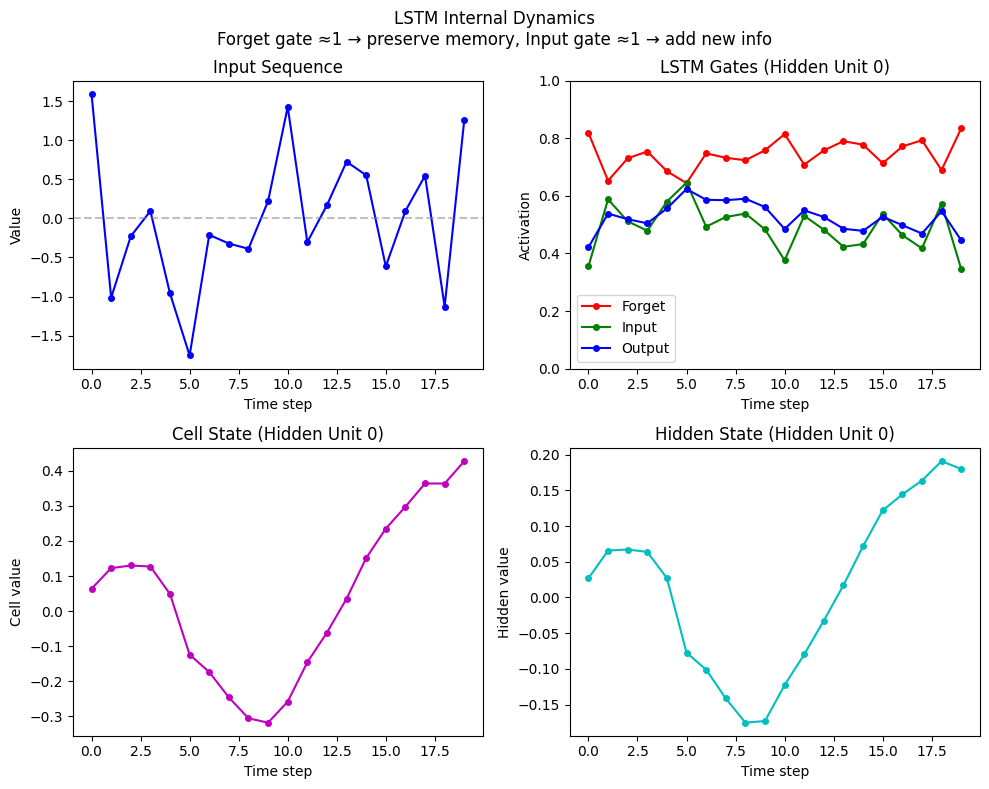

Reproduce this figure in Python.
"""
RNN & LSTM — Paradigm: LEARNED FEATURES (Sequential Memory)

===============================================================
WHAT IT IS (THE CORE IDEA)
===============================================================

Process sequences by maintaining a HIDDEN STATE that gets updated
at each time step. The hidden state is a COMPRESSED MEMORY of the past.

RNN:
    h_t = tanh(W_xh × x_t + W_hh × h_{t-1} + b)

The SAME weights are used at every time step (weight sharing in TIME).
This is like CNNs share weights across SPACE.

===============================================================
THE KEY INSIGHT: HIDDEN STATE = COMPRESSED HISTORY
===============================================================

At time t, the hidden state h_t contains information about:
    x_1, x_2, ..., x_t

But compressed into a fixed-size vector!

This is both powerful (arbitrary length sequences) and limiting
(information must fit in the bottleneck).

===============================================================
THE VANISHING GRADIENT PROBLEM
===============================================================

Backprop through time (BPTT) chains derivatives:
    ∂h_t/∂h_1 = ∂h_t/∂h_{t-1} × ∂h_{t-1}/∂h_{t-2} × ... × ∂h_2/∂h_1

Each term is bounded by max eigenvalue of W_hh.
If |λ_max| < 1: gradient → 0 (vanishes)
If |λ_max| > 1: gradient → ∞ (explodes)

Long sequences = many multiplications = extreme gradients.

RNNs struggle to learn long-range dependencies!

===============================================================
LSTM: LEARNED FORGETTING
===============================================================

LSTM solves vanishing gradients with GATES:

    f_t = σ(W_f × [h_{t-1}, x_t] + b_f)   # Forget gate
    i_t = σ(W_i × [h_{t-1}, x_t] + b_i)   # Input gate
    o_t = σ(W_o × [h_{t-1}, x_t] + b_o)   # Output gate

    c̃_t = tanh(W_c × [h_{t-1}, x_t] + b_c)  # Candidate cell state

    c_t = f_t ⊙ c_{t-1} + i_t ⊙ c̃_t        # Cell state update
    h_t = o_t ⊙ tanh(c_t)                   # Hidden state

THE KEY: The cell state c_t can flow unchanged (when f_t ≈ 1, i_t ≈ 0).
This creates a "gradient highway" through time.

Gates LEARN when to:
    - Forget old information (f_t → 0)
    - Remember new information (i_t → 1)
    - Output the hidden state (o_t → 1)

===============================================================
INDUCTIVE BIAS
===============================================================

1. Sequential processing: order matters
2. Markov-ish: future depends on (compressed) past
3. Weight sharing in time: same dynamics at each step
4. Fixed memory bottleneck: h_t is finite-dimensional

===============================================================
"""

import numpy as np
import matplotlib.pyplot as plt
import sys
sys.path.insert(0, '/Users/sid47/ML Algorithms')
from importlib import import_module
datasets_module = import_module('00_datasets')
accuracy = datasets_module.accuracy


def create_sequence_dataset(n_samples=500, seq_len=10, pattern='sum'):
    """
    Create sequence classification datasets.

    Patterns:
    - 'sum': class = 1 if sum of sequence > 0
    - 'first_last': class = 1 if first and last have same sign
    - 'xor_first_last': class = 1 if xor of (first>0, last>0)
    - 'majority': class = 1 if more positives than negatives
    - 'delayed': class = 1 if first element > 0 (tests long-range memory)
    """
    np.random.seed(42)

    X = np.random.randn(n_samples, seq_len, 1)  # (samples, timesteps, features)
    y = np.zeros(n_samples, dtype=int)

    if pattern == 'sum':
        y = (X.sum(axis=(1, 2)) > 0).astype(int)

    elif pattern == 'first_last':
        first = X[:, 0, 0]
        last = X[:, -1, 0]
        y = ((first > 0) == (last > 0)).astype(int)

    elif pattern == 'xor_first_last':
        first = X[:, 0, 0] > 0
        last = X[:, -1, 0] > 0
        y = (first ^ last).astype(int)

    elif pattern == 'majority':
        y = (np.sum(X > 0, axis=(1, 2)) > seq_len / 2).astype(int)

    elif pattern == 'delayed':
        # Decision based ONLY on first element
        # This tests long-range dependency learning
        y = (X[:, 0, 0] > 0).astype(int)

    # Split
    split = int(0.8 * n_samples)
    return X[:split], X[split:], y[:split], y[split:]


class SimpleRNN:
    """
    Vanilla RNN for sequence classification.

    h_t = tanh(W_xh @ x_t + W_hh @ h_{t-1} + b_h)

    This will STRUGGLE with long sequences (vanishing gradients).
    """

    def __init__(self, input_size, hidden_size, output_size):
        """
        Parameters:
        -----------
        input_size : Dimension of input at each timestep
        hidden_size : Dimension of hidden state
        output_size : Number of output classes
        """
        self.input_size = input_size
        self.hidden_size = hidden_size
        self.output_size = output_size

        # Initialize weights (Xavier initialization)
        scale_xh = np.sqrt(2.0 / (input_size + hidden_size))
        scale_hh = np.sqrt(2.0 / (hidden_size + hidden_size))
        scale_hy = np.sqrt(2.0 / (hidden_size + output_size))

        self.W_xh = np.random.randn(input_size, hidden_size) * scale_xh
        self.W_hh = np.random.randn(hidden_size, hidden_size) * scale_hh
        self.b_h = np.zeros(hidden_size)

        self.W_hy = np.random.randn(hidden_size, output_size) * scale_hy
        self.b_y = np.zeros(output_size)

    def forward(self, X):
        """
        Forward pass through time.

        X shape: (batch_size, seq_len, input_size)
        Returns: final hidden states and all hidden states
        """
        batch_size, seq_len, _ = X.shape

        # Initialize hidden state
        h = np.zeros((batch_size, self.hidden_size))

        # Store all hidden states for backprop
        h_states = [h]

        for t in range(seq_len):
            x_t = X[:, t, :]  # (batch, input_size)

            # RNN update: h_t = tanh(x_t @ W_xh + h_{t-1} @ W_hh + b_h)
            h = np.tanh(x_t @ self.W_xh + h @ self.W_hh + self.b_h)
            h_states.append(h)

        self.h_states = h_states
        self.X = X

        return h, h_states

    def output(self, h):
        """Compute output from final hidden state."""
        return h @ self.W_hy + self.b_y

    def softmax(self, logits):
        """Numerically stable softmax."""
        exp_logits = np.exp(logits - np.max(logits, axis=1, keepdims=True))
        return exp_logits / np.sum(exp_logits, axis=1, keepdims=True)

    def backward(self, y, lr=0.01, clip_value=5.0):
        """
        Backpropagation through time (BPTT).

        This is where vanishing gradients happen!
        """
        batch_size = y.shape[0]
        seq_len = self.X.shape[1]
        h_states = self.h_states

        # Output layer gradient
        h_final = h_states[-1]
        logits = self.output(h_final)
        probs = self.softmax(logits)

        # Cross-entropy gradient
        dlogits = probs.copy()
        dlogits[np.arange(batch_size), y] -= 1
        dlogits /= batch_size

        # Gradients for output layer
        dW_hy = h_final.T @ dlogits
        db_y = np.sum(dlogits, axis=0)

        # Initialize gradients
        dW_xh = np.zeros_like(self.W_xh)
        dW_hh = np.zeros_like(self.W_hh)
        db_h = np.zeros_like(self.b_h)

        # Gradient flowing back through time
        dh_next = dlogits @ self.W_hy.T

        # BPTT: go backwards through time
        for t in reversed(range(seq_len)):
            h_t = h_states[t + 1]
            h_prev = h_states[t]
            x_t = self.X[:, t, :]

            # Gradient through tanh: d/dx tanh(x) = 1 - tanh²(x)
            dtanh = dh_next * (1 - h_t ** 2)

            # Accumulate gradients
            dW_xh += x_t.T @ dtanh
            dW_hh += h_prev.T @ dtanh
            db_h += np.sum(dtanh, axis=0)

            # Gradient to previous hidden state
            dh_next = dtanh @ self.W_hh.T

        # Gradient clipping (prevent explosion)
        for grad in [dW_xh, dW_hh, db_h, dW_hy, db_y]:
            np.clip(grad, -clip_value, clip_value, out=grad)

        # Update weights
        self.W_xh -= lr * dW_xh
        self.W_hh -= lr * dW_hh
        self.b_h -= lr * db_h
        self.W_hy -= lr * dW_hy
        self.b_y -= lr * db_y

    def fit(self, X, y, epochs=100, lr=0.01, verbose=True):
        """Train the RNN."""
        losses = []

        for epoch in range(epochs):
            # Forward
            h_final, _ = self.forward(X)
            logits = self.output(h_final)
            probs = self.softmax(logits)

            # Loss
            loss = -np.mean(np.log(probs[np.arange(len(y)), y] + 1e-10))
            losses.append(loss)

            # Backward
            self.backward(y, lr=lr)

            if verbose and (epoch + 1) % 20 == 0:
                acc = accuracy(y, np.argmax(logits, axis=1))
                print(f"Epoch {epoch+1}/{epochs}, Loss: {loss:.4f}, Acc: {acc:.3f}")

        return losses

    def predict(self, X):
        """Predict class labels."""
        h_final, _ = self.forward(X)
        logits = self.output(h_final)
        return np.argmax(logits, axis=1)


class LSTM:
    """
    Long Short-Term Memory network.

    Solves the vanishing gradient problem with GATES.
    """

    def __init__(self, input_size, hidden_size, output_size):
        self.input_size = input_size
        self.hidden_size = hidden_size
        self.output_size = output_size

        # Combined weight matrices for efficiency
        # W_x: input to all gates (forget, input, output, cell)
        # W_h: hidden to all gates

        combined_size = 4 * hidden_size  # f, i, o, c

        scale_x = np.sqrt(2.0 / (input_size + hidden_size))
        scale_h = np.sqrt(2.0 / (hidden_size + hidden_size))

        self.W_x = np.random.randn(input_size, combined_size) * scale_x
        self.W_h = np.random.randn(hidden_size, combined_size) * scale_h
        self.b = np.zeros(combined_size)

        # Initialize forget gate bias to 1 (helps gradient flow initially)
        self.b[:hidden_size] = 1.0

        # Output layer
        self.W_hy = np.random.randn(hidden_size, output_size) * np.sqrt(2.0 / hidden_size)
        self.b_y = np.zeros(output_size)

    def sigmoid(self, x):
        """Numerically stable sigmoid."""
        return np.where(x >= 0,
                        1 / (1 + np.exp(-x)),
                        np.exp(x) / (1 + np.exp(x)))

    def forward(self, X):
        """
        Forward pass with LSTM cells.

        X shape: (batch_size, seq_len, input_size)
        """
        batch_size, seq_len, _ = X.shape
        hs = self.hidden_size

        # Initialize states
        h = np.zeros((batch_size, hs))
        c = np.zeros((batch_size, hs))

        # Store for backprop
        self.cache = {
            'X': X,
            'h_states': [h],
            'c_states': [c],
            'gates': []  # (f, i, o, c_tilde) at each step
        }

        for t in range(seq_len):
            x_t = X[:, t, :]

            # Compute all gates at once
            gates = x_t @ self.W_x + h @ self.W_h + self.b

            # Split into individual gates
            f = self.sigmoid(gates[:, :hs])           # Forget gate
            i = self.sigmoid(gates[:, hs:2*hs])       # Input gate
            o = self.sigmoid(gates[:, 2*hs:3*hs])     # Output gate
            c_tilde = np.tanh(gates[:, 3*hs:])        # Candidate cell

            # Update cell state: c_t = f ⊙ c_{t-1} + i ⊙ c̃_t
            c = f * c + i * c_tilde

            # Update hidden state: h_t = o ⊙ tanh(c_t)
            h = o * np.tanh(c)

            self.cache['h_states'].append(h)
            self.cache['c_states'].append(c)
            self.cache['gates'].append((f, i, o, c_tilde))

        return h

    def output(self, h):
        """Output layer."""
        return h @ self.W_hy + self.b_y

    def softmax(self, logits):
        exp_logits = np.exp(logits - np.max(logits, axis=1, keepdims=True))
        return exp_logits / np.sum(exp_logits, axis=1, keepdims=True)

    def backward(self, y, lr=0.01, clip_value=5.0):
        """BPTT for LSTM."""
        batch_size = y.shape[0]
        X = self.cache['X']
        seq_len = X.shape[1]
        hs = self.hidden_size

        h_states = self.cache['h_states']
        c_states = self.cache['c_states']
        gates = self.cache['gates']

        # Output gradient
        h_final = h_states[-1]
        logits = self.output(h_final)
        probs = self.softmax(logits)

        dlogits = probs.copy()
        dlogits[np.arange(batch_size), y] -= 1
        dlogits /= batch_size

        dW_hy = h_final.T @ dlogits
        db_y = np.sum(dlogits, axis=0)

        # Initialize gradients
        dW_x = np.zeros_like(self.W_x)
        dW_h = np.zeros_like(self.W_h)
        db = np.zeros_like(self.b)

        # Backprop through time
        dh_next = dlogits @ self.W_hy.T
        dc_next = np.zeros((batch_size, hs))

        for t in reversed(range(seq_len)):
            x_t = X[:, t, :]
            h_prev = h_states[t]
            c_prev = c_states[t]
            c_t = c_states[t + 1]
            f, i, o, c_tilde = gates[t]

            # Gradient to output gate: dL/do = dL/dh × tanh(c)
            tanh_c = np.tanh(c_t)
            do = dh_next * tanh_c

            # Gradient to cell state through h
            dc = dh_next * o * (1 - tanh_c ** 2) + dc_next

            # Gradient to forget gate: dL/df = dL/dc × c_{t-1}
            df = dc * c_prev

            # Gradient to input gate: dL/di = dL/dc × c̃
            di = dc * c_tilde

            # Gradient to candidate: dL/dc̃ = dL/dc × i
            dc_tilde = dc * i

            # Gradient to previous cell state: dL/dc_{t-1} = dL/dc × f
            dc_next = dc * f

            # Gradients through gate activations
            df_raw = df * f * (1 - f)  # sigmoid derivative
            di_raw = di * i * (1 - i)
            do_raw = do * o * (1 - o)
            dc_tilde_raw = dc_tilde * (1 - c_tilde ** 2)  # tanh derivative

            # Combine gates
            dgates = np.concatenate([df_raw, di_raw, do_raw, dc_tilde_raw], axis=1)

            # Accumulate weight gradients
            dW_x += x_t.T @ dgates
            dW_h += h_prev.T @ dgates
            db += np.sum(dgates, axis=0)

            # Gradient to previous hidden state
            dh_next = dgates @ self.W_h.T

        # Clip gradients
        for grad in [dW_x, dW_h, db, dW_hy, db_y]:
            np.clip(grad, -clip_value, clip_value, out=grad)

        # Update weights
        self.W_x -= lr * dW_x
        self.W_h -= lr * dW_h
        self.b -= lr * db
        self.W_hy -= lr * dW_hy
        self.b_y -= lr * db_y

    def fit(self, X, y, epochs=100, lr=0.01, verbose=True):
        losses = []

        for epoch in range(epochs):
            h_final = self.forward(X)
            logits = self.output(h_final)
            probs = self.softmax(logits)

            loss = -np.mean(np.log(probs[np.arange(len(y)), y] + 1e-10))
            losses.append(loss)

            self.backward(y, lr=lr)

            if verbose and (epoch + 1) % 20 == 0:
                acc = accuracy(y, np.argmax(logits, axis=1))
                print(f"Epoch {epoch+1}/{epochs}, Loss: {loss:.4f}, Acc: {acc:.3f}")

        return losses

    def predict(self, X):
        h_final = self.forward(X)
        logits = self.output(h_final)
        return np.argmax(logits, axis=1)


# ============================================================
# ABLATION EXPERIMENTS
# ============================================================

def ablation_experiments():
    print("\n" + "="*60)
    print("ABLATION EXPERIMENTS")
    print("="*60)

    np.random.seed(42)

    # -------- Experiment 1: RNN vs LSTM on Short Sequences --------
    print("\n1. RNN vs LSTM on SHORT SEQUENCES (len=5)")
    print("-" * 40)
    X_train, X_test, y_train, y_test = create_sequence_dataset(n_samples=800, seq_len=5, pattern='sum')

    rnn = SimpleRNN(input_size=1, hidden_size=16, output_size=2)
    rnn.fit(X_train, y_train, epochs=100, lr=0.1, verbose=False)
    rnn_acc = accuracy(y_test, rnn.predict(X_test))

    lstm = LSTM(input_size=1, hidden_size=16, output_size=2)
    lstm.fit(X_train, y_train, epochs=100, lr=0.1, verbose=False)
    lstm_acc = accuracy(y_test, lstm.predict(X_test))

    print(f"RNN accuracy:  {rnn_acc:.3f}")
    print(f"LSTM accuracy: {lstm_acc:.3f}")
    print("→ Both work well on short sequences")

    # -------- Experiment 2: RNN vs LSTM on LONG Sequences --------
    print("\n2. RNN vs LSTM on LONG SEQUENCES (len=50)")
    print("-" * 40)
    print("Testing long-range dependency (delayed pattern)")
    X_train, X_test, y_train, y_test = create_sequence_dataset(n_samples=800, seq_len=50, pattern='delayed')

    rnn = SimpleRNN(input_size=1, hidden_size=32, output_size=2)
    rnn.fit(X_train, y_train, epochs=100, lr=0.05, verbose=False)
    rnn_acc = accuracy(y_test, rnn.predict(X_test))

    lstm = LSTM(input_size=1, hidden_size=32, output_size=2)
    lstm.fit(X_train, y_train, epochs=100, lr=0.05, verbose=False)
    lstm_acc = accuracy(y_test, lstm.predict(X_test))

    print(f"RNN accuracy:  {rnn_acc:.3f}")
    print(f"LSTM accuracy: {lstm_acc:.3f}")
    print("→ RNN FAILS on long-range dependency!")
    print("  (Vanishing gradients prevent learning)")

    # -------- Experiment 3: Sequence Length Sweep --------
    print("\n3. SEQUENCE LENGTH SWEEP (Delayed Pattern)")
    print("-" * 40)
    print("How far back can each model remember?")

    lengths = [5, 10, 20, 30, 50]
    rnn_accs = []
    lstm_accs = []

    for seq_len in lengths:
        X_train, X_test, y_train, y_test = create_sequence_dataset(
            n_samples=800, seq_len=seq_len, pattern='delayed')

        rnn = SimpleRNN(input_size=1, hidden_size=32, output_size=2)
        rnn.fit(X_train, y_train, epochs=100, lr=0.05, verbose=False)
        rnn_acc = accuracy(y_test, rnn.predict(X_test))
        rnn_accs.append(rnn_acc)

        lstm = LSTM(input_size=1, hidden_size=32, output_size=2)
        lstm.fit(X_train, y_train, epochs=100, lr=0.05, verbose=False)
        lstm_acc = accuracy(y_test, lstm.predict(X_test))
        lstm_accs.append(lstm_acc)

        print(f"len={seq_len:<3} RNN={rnn_acc:.3f} LSTM={lstm_acc:.3f}")

    print("→ RNN degrades rapidly with length")
    print("→ LSTM maintains performance (gradient highway)")

    # -------- Experiment 4: Hidden Size Effect --------
    print("\n4. EFFECT OF HIDDEN SIZE")
    print("-" * 40)
    X_train, X_test, y_train, y_test = create_sequence_dataset(n_samples=800, seq_len=20, pattern='sum')

    for hs in [4, 8, 16, 32, 64]:
        lstm = LSTM(input_size=1, hidden_size=hs, output_size=2)
        lstm.fit(X_train, y_train, epochs=100, lr=0.05, verbose=False)
        acc = accuracy(y_test, lstm.predict(X_test))
        n_params = lstm.W_x.size + lstm.W_h.size + lstm.b.size + lstm.W_hy.size + lstm.b_y.size
        print(f"hidden_size={hs:<3} params={n_params:<6} accuracy={acc:.3f}")
    print("→ Larger hidden = more capacity, but diminishing returns")

    # -------- Experiment 5: Different Patterns --------
    print("\n5. DIFFERENT SEQUENCE PATTERNS")
    print("-" * 40)

    patterns = ['sum', 'first_last', 'xor_first_last', 'majority', 'delayed']

    for pattern in patterns:
        X_train, X_test, y_train, y_test = create_sequence_dataset(
            n_samples=800, seq_len=20, pattern=pattern)

        lstm = LSTM(input_size=1, hidden_size=32, output_size=2)
        lstm.fit(X_train, y_train, epochs=100, lr=0.05, verbose=False)
        acc = accuracy(y_test, lstm.predict(X_test))
        print(f"pattern={pattern:<15} accuracy={acc:.3f}")

    print("→ 'delayed' is hardest (requires remembering first element)")

    # -------- Experiment 6: Gradient Magnitude Through Time --------
    print("\n6. GRADIENT FLOW ANALYSIS")
    print("-" * 40)
    print("Comparing gradient magnitudes through time")

    X_train, X_test, y_train, y_test = create_sequence_dataset(n_samples=100, seq_len=20, pattern='sum')

    # We'll measure by looking at weight gradient magnitudes
    rnn = SimpleRNN(input_size=1, hidden_size=16, output_size=2)
    lstm = LSTM(input_size=1, hidden_size=16, output_size=2)

    # Train both
    rnn.fit(X_train, y_train, epochs=50, lr=0.05, verbose=False)
    lstm.fit(X_train, y_train, epochs=50, lr=0.05, verbose=False)

    print(f"RNN W_hh max:  {np.max(np.abs(rnn.W_hh)):.4f}")
    print(f"LSTM W_h max:  {np.max(np.abs(lstm.W_h)):.4f}")
    print("→ LSTM weights remain more stable")


def visualize_gate_activations():
    """Visualize LSTM gates over a sequence."""
    print("\n" + "="*60)
    print("LSTM GATE VISUALIZATION")
    print("="*60)

    # Create a simple sequence
    X_train, X_test, y_train, y_test = create_sequence_dataset(n_samples=800, seq_len=20, pattern='delayed')

    lstm = LSTM(input_size=1, hidden_size=16, output_size=2)
    lstm.fit(X_train, y_train, epochs=100, lr=0.05, verbose=False)

    # Get gate activations for a test sample
    sample = X_test[0:1]  # Shape (1, seq_len, 1)
    _ = lstm.forward(sample)

    gates = lstm.cache['gates']

    # Extract gate values over time
    seq_len = sample.shape[1]
    forget_gates = np.array([g[0][0, 0] for g in gates])  # First hidden unit
    input_gates = np.array([g[1][0, 0] for g in gates])
    output_gates = np.array([g[2][0, 0] for g in gates])

    fig, axes = plt.subplots(2, 2, figsize=(10, 8))

    # Plot input sequence
    axes[0, 0].plot(sample[0, :, 0], 'b-o', markersize=4)
    axes[0, 0].axhline(y=0, color='gray', linestyle='--', alpha=0.5)
    axes[0, 0].set_title('Input Sequence')
    axes[0, 0].set_xlabel('Time step')
    axes[0, 0].set_ylabel('Value')

    # Plot gates
    axes[0, 1].plot(forget_gates, 'r-o', label='Forget', markersize=4)
    axes[0, 1].plot(input_gates, 'g-o', label='Input', markersize=4)
    axes[0, 1].plot(output_gates, 'b-o', label='Output', markersize=4)
    axes[0, 1].set_title('LSTM Gates (Hidden Unit 0)')
    axes[0, 1].set_xlabel('Time step')
    axes[0, 1].set_ylabel('Activation')
    axes[0, 1].legend()
    axes[0, 1].set_ylim(0, 1)

    # Cell state evolution
    c_states = np.array([c[0, 0] for c in lstm.cache['c_states'][1:]])
    axes[1, 0].plot(c_states, 'm-o', markersize=4)
    axes[1, 0].set_title('Cell State (Hidden Unit 0)')
    axes[1, 0].set_xlabel('Time step')
    axes[1, 0].set_ylabel('Cell value')

    # Hidden state evolution
    h_states = np.array([h[0, 0] for h in lstm.cache['h_states'][1:]])
    axes[1, 1].plot(h_states, 'c-o', markersize=4)
    axes[1, 1].set_title('Hidden State (Hidden Unit 0)')
    axes[1, 1].set_xlabel('Time step')
    axes[1, 1].set_ylabel('Hidden value')

    plt.suptitle('LSTM Internal Dynamics\n'
                 'Forget gate ≈1 → preserve memory, Input gate ≈1 → add new info',
                 fontsize=12)
    plt.tight_layout()
    return fig


def visualize_vanishing_gradient():
    """
    THE KEY VISUALIZATION: Show vanishing gradients in RNN vs LSTM.

    This demonstrates WHY RNN fails on long sequences:
    - Gradients must flow backward through EVERY timestep
    - In RNN: gradient shrinks exponentially
    - In LSTM: gradient highway keeps it flowing
    """
    np.random.seed(42)

    fig = plt.figure(figsize=(16, 12))

    # ============ Part 1: RNN vs LSTM Accuracy by Sequence Length ============
    ax1 = fig.add_subplot(2, 2, 1)

    lengths = [5, 10, 15, 20, 30, 40, 50]
    rnn_accs = []
    lstm_accs = []

    print("Computing RNN vs LSTM accuracy by sequence length...")
    for seq_len in lengths:
        X_train, X_test, y_train, y_test = create_sequence_dataset(
            n_samples=600, seq_len=seq_len, pattern='delayed')

        # RNN
        rnn = SimpleRNN(input_size=1, hidden_size=32, output_size=2)
        rnn.fit(X_train, y_train, epochs=100, lr=0.05, verbose=False)
        rnn_acc = accuracy(y_test, rnn.predict(X_test))
        rnn_accs.append(rnn_acc)

        # LSTM
        lstm = LSTM(input_size=1, hidden_size=32, output_size=2)
        lstm.fit(X_train, y_train, epochs=100, lr=0.05, verbose=False)
        lstm_acc = accuracy(y_test, lstm.predict(X_test))
        lstm_accs.append(lstm_acc)

    ax1.plot(lengths, rnn_accs, 'r-o', label='RNN', linewidth=2, markersize=8)
    ax1.plot(lengths, lstm_accs, 'b-o', label='LSTM', linewidth=2, markersize=8)
    ax1.axhline(y=0.5, color='gray', linestyle='--', alpha=0.5, label='Random guess')
    ax1.set_xlabel('Sequence Length', fontsize=11)
    ax1.set_ylabel('Accuracy', fontsize=11)
    ax1.set_title('THE KEY TEST: Long-Range Dependency\n(Classify by FIRST element only)', fontsize=11, fontweight='bold')
    ax1.legend(fontsize=10)
    ax1.set_ylim(0.4, 1.05)
    ax1.grid(True, alpha=0.3)

    # Add annotation
    ax1.annotate('RNN collapses\nto random!', xy=(40, rnn_accs[-2]),
                xytext=(30, 0.65), fontsize=10, color='red',
                arrowprops=dict(arrowstyle='->', color='red'))
    ax1.annotate('LSTM maintains\nperformance', xy=(40, lstm_accs[-2]),
                xytext=(25, 0.95), fontsize=10, color='blue',
                arrowprops=dict(arrowstyle='->', color='blue'))

    # ============ Part 2: Gradient Flow Illustration ============
    ax2 = fig.add_subplot(2, 2, 2)

    # Theoretical gradient decay
    timesteps = np.arange(1, 51)
    # RNN: gradient decays as λ^t where λ < 1 typically
    lambda_rnn = 0.9  # Typical eigenvalue magnitude
    rnn_gradient = lambda_rnn ** timesteps

    # LSTM: gradient can stay constant (when forget gate ≈ 1)
    lstm_gradient = np.ones_like(timesteps) * 0.8  # Simplified - stays roughly constant

    ax2.semilogy(timesteps, rnn_gradient, 'r-', linewidth=2, label='RNN gradient')
    ax2.semilogy(timesteps, lstm_gradient, 'b-', linewidth=2, label='LSTM gradient (cell state path)')
    ax2.fill_between(timesteps, rnn_gradient, alpha=0.3, color='red')
    ax2.fill_between(timesteps, lstm_gradient, alpha=0.3, color='blue')
    ax2.set_xlabel('Timesteps Back', fontsize=11)
    ax2.set_ylabel('Gradient Magnitude (log scale)', fontsize=11)
    ax2.set_title('WHY: Gradient Vanishes in RNN\n(∂h_t/∂h_1 = λ^t where λ<1)', fontsize=11, fontweight='bold')
    ax2.legend(fontsize=10)
    ax2.grid(True, alpha=0.3)

    # ============ Part 3: Memory Retention Test ============
    ax3 = fig.add_subplot(2, 2, 3)

    # Train on delayed pattern with different delays
    delays = [2, 5, 10, 15, 20, 25]
    rnn_memory = []
    lstm_memory = []

    print("Computing memory retention...")
    for delay in delays:
        # Create dataset where class depends on element at position 0
        # but we pad with `delay` more timesteps after
        X_train, X_test, y_train, y_test = create_sequence_dataset(
            n_samples=600, seq_len=delay + 5, pattern='delayed')

        rnn = SimpleRNN(input_size=1, hidden_size=32, output_size=2)
        rnn.fit(X_train, y_train, epochs=80, lr=0.05, verbose=False)
        rnn_memory.append(accuracy(y_test, rnn.predict(X_test)))

        lstm = LSTM(input_size=1, hidden_size=32, output_size=2)
        lstm.fit(X_train, y_train, epochs=80, lr=0.05, verbose=False)
        lstm_memory.append(accuracy(y_test, lstm.predict(X_test)))

    ax3.bar(np.array(delays) - 1.5, rnn_memory, width=3, label='RNN', color='red', alpha=0.7)
    ax3.bar(np.array(delays) + 1.5, lstm_memory, width=3, label='LSTM', color='blue', alpha=0.7)
    ax3.axhline(y=0.5, color='gray', linestyle='--', alpha=0.5)
    ax3.set_xlabel('Delay (timesteps to remember)', fontsize=11)
    ax3.set_ylabel('Accuracy', fontsize=11)
    ax3.set_title('MEMORY TEST: How Far Back Can It Remember?', fontsize=11, fontweight='bold')
    ax3.legend(fontsize=10)
    ax3.set_ylim(0.4, 1.05)

    # ============ Part 4: Explanation ============
    ax4 = fig.add_subplot(2, 2, 4)
    ax4.axis('off')

    explanation = """
    THE VANISHING GRADIENT PROBLEM
    ══════════════════════════════════════

    RNN backpropagation through time:

        ∂L     ∂L    ∂h_T   ∂h_{T-1}       ∂h_2
       ─── = ─── × ──── × ─────── × ... × ────
       ∂h_1   ∂h_T  ∂h_{T-1} ∂h_{T-2}       ∂h_1

    Each term ∂h_t/∂h_{t-1} involves W_hh.
    If |eigenvalue| < 1 → gradient → 0
    If |eigenvalue| > 1 → gradient → ∞

    LSTM SOLUTION: The Cell State Highway
    ═════════════════════════════════════

        c_t = f_t ⊙ c_{t-1} + i_t ⊙ c̃_t

    When forget gate f ≈ 1 and input gate i ≈ 0:
        c_t ≈ c_{t-1}  (information preserved!)

    Gradient through cell state:
        ∂c_t/∂c_{t-1} = f_t  (can be ≈ 1)

    → Gradient flows unchanged through time!
    → This is the "gradient highway"
    """

    ax4.text(0.05, 0.95, explanation, transform=ax4.transAxes, fontsize=10,
             verticalalignment='top', fontfamily='monospace',
             bbox=dict(boxstyle='round', facecolor='lightyellow', alpha=0.8))

    plt.suptitle('VANISHING GRADIENTS: Why RNN Fails and LSTM Succeeds\n'
                 'RNN gradients decay exponentially, LSTM provides a gradient highway',
                 fontsize=13, fontweight='bold', y=1.02)
    plt.tight_layout()
    return fig


def visualize_lstm_gates_detailed():
    """
    Detailed LSTM gate visualization showing how gates control information flow.
    """
    np.random.seed(42)

    # Train LSTM on delayed pattern
    X_train, X_test, y_train, y_test = create_sequence_dataset(
        n_samples=600, seq_len=20, pattern='delayed')

    lstm = LSTM(input_size=1, hidden_size=16, output_size=2)
    lstm.fit(X_train, y_train, epochs=100, lr=0.05, verbose=False)

    # Get samples from each class
    idx_class0 = np.where(y_test == 0)[0][0]
    idx_class1 = np.where(y_test == 1)[0][0]

    fig = plt.figure(figsize=(16, 10))

    for plot_idx, (idx, class_label) in enumerate([(idx_class0, 'Class 0 (first<0)'),
                                                    (idx_class1, 'Class 1 (first>0)')]):
        sample = X_test[idx:idx+1]
        _ = lstm.forward(sample)

        gates = lstm.cache['gates']
        seq_len = sample.shape[1]

        # Average gates across all hidden units
        forget_gates = np.array([g[0][0].mean() for g in gates])
        input_gates = np.array([g[1][0].mean() for g in gates])
        output_gates = np.array([g[2][0].mean() for g in gates])

        c_states = np.array([c[0].mean() for c in lstm.cache['c_states'][1:]])
        h_states = np.array([h[0].mean() for h in lstm.cache['h_states'][1:]])

        # Plot input
        ax1 = fig.add_subplot(2, 4, plot_idx * 4 + 1)
        ax1.plot(sample[0, :, 0], 'k-o', markersize=4)
        ax1.axhline(y=0, color='gray', linestyle='--', alpha=0.5)
        ax1.scatter([0], [sample[0, 0, 0]], color='red' if class_label == 'Class 0 (first<0)' else 'green',
                   s=100, zorder=5, label='First element (decision)')
        ax1.set_title(f'{class_label}\nInput Sequence', fontsize=10)
        ax1.set_xlabel('Time')
        ax1.legend(fontsize=8)

        # Plot gates
        ax2 = fig.add_subplot(2, 4, plot_idx * 4 + 2)
        ax2.plot(forget_gates, 'r-', label='Forget', linewidth=2)
        ax2.plot(input_gates, 'g-', label='Input', linewidth=2)
        ax2.plot(output_gates, 'b-', label='Output', linewidth=2)
        ax2.set_title('Gate Activations (avg)', fontsize=10)
        ax2.set_xlabel('Time')
        ax2.set_ylim(0, 1)
        ax2.legend(fontsize=8)
        ax2.axvline(x=0, color='red', linestyle='--', alpha=0.5)

        # Plot cell state
        ax3 = fig.add_subplot(2, 4, plot_idx * 4 + 3)
        ax3.plot(c_states, 'm-', linewidth=2)
        ax3.set_title('Cell State (memory)', fontsize=10)
        ax3.set_xlabel('Time')
        ax3.axvline(x=0, color='red', linestyle='--', alpha=0.5)
        ax3.axhline(y=0, color='gray', linestyle='--', alpha=0.3)

        # Plot hidden state
        ax4 = fig.add_subplot(2, 4, plot_idx * 4 + 4)
        ax4.plot(h_states, 'c-', linewidth=2)
        ax4.set_title('Hidden State (output)', fontsize=10)
        ax4.set_xlabel('Time')
        ax4.axvline(x=0, color='red', linestyle='--', alpha=0.5)
        ax4.axhline(y=0, color='gray', linestyle='--', alpha=0.3)

    plt.suptitle('LSTM Gate Dynamics: How Memory is Controlled\n'
                 'Red dashed line = first timestep (where the decision info is)',
                 fontsize=12, fontweight='bold', y=1.02)
    plt.tight_layout()
    return fig


def visualize_rnn_vs_lstm_training():
    """
    Show training dynamics: RNN vs LSTM learning curves on long sequences.
    """
    np.random.seed(42)

    fig, axes = plt.subplots(1, 3, figsize=(15, 5))

    # Long sequence delayed pattern
    X_train, X_test, y_train, y_test = create_sequence_dataset(
        n_samples=600, seq_len=30, pattern='delayed')

    # Train RNN
    rnn = SimpleRNN(input_size=1, hidden_size=32, output_size=2)
    rnn_losses = rnn.fit(X_train, y_train, epochs=150, lr=0.05, verbose=False)

    # Train LSTM
    lstm = LSTM(input_size=1, hidden_size=32, output_size=2)
    lstm_losses = lstm.fit(X_train, y_train, epochs=150, lr=0.05, verbose=False)

    # Plot 1: Loss curves
    ax1 = axes[0]
    ax1.plot(rnn_losses, 'r-', label='RNN', linewidth=2)
    ax1.plot(lstm_losses, 'b-', label='LSTM', linewidth=2)
    ax1.axhline(y=np.log(2), color='gray', linestyle='--', alpha=0.5, label='Random (log(2))')
    ax1.set_xlabel('Epoch', fontsize=11)
    ax1.set_ylabel('Loss', fontsize=11)
    ax1.set_title('Training Loss (seq_len=30, delayed pattern)', fontsize=11, fontweight='bold')
    ax1.legend(fontsize=10)
    ax1.grid(True, alpha=0.3)

    # Plot 2: Training accuracy over time
    ax2 = axes[1]

    # Recompute with accuracy tracking
    rnn = SimpleRNN(input_size=1, hidden_size=32, output_size=2)
    lstm = LSTM(input_size=1, hidden_size=32, output_size=2)

    rnn_accs = []
    lstm_accs = []

    for epoch in range(150):
        # RNN
        h_final, _ = rnn.forward(X_train)
        logits = rnn.output(h_final)
        rnn.backward(y_train, lr=0.05)
        rnn_accs.append(accuracy(y_test, rnn.predict(X_test)))

        # LSTM
        h_final = lstm.forward(X_train)
        logits = lstm.output(h_final)
        lstm.backward(y_train, lr=0.05)
        lstm_accs.append(accuracy(y_test, lstm.predict(X_test)))

    ax2.plot(rnn_accs, 'r-', label='RNN', linewidth=2)
    ax2.plot(lstm_accs, 'b-', label='LSTM', linewidth=2)
    ax2.axhline(y=0.5, color='gray', linestyle='--', alpha=0.5, label='Random')
    ax2.set_xlabel('Epoch', fontsize=11)
    ax2.set_ylabel('Test Accuracy', fontsize=11)
    ax2.set_title('Learning Dynamics: RNN Stuck, LSTM Learns', fontsize=11, fontweight='bold')
    ax2.legend(fontsize=10)
    ax2.grid(True, alpha=0.3)
    ax2.set_ylim(0.4, 1.05)

    # Plot 3: Final comparison
    ax3 = axes[2]

    rnn_final = rnn_accs[-1]
    lstm_final = lstm_accs[-1]

    bars = ax3.bar(['RNN', 'LSTM'], [rnn_final, lstm_final],
                   color=['red', 'blue'], alpha=0.7)
    ax3.axhline(y=0.5, color='gray', linestyle='--', alpha=0.5)
    ax3.set_ylabel('Final Test Accuracy', fontsize=11)
    ax3.set_title('Final Performance\n(Long-range dependency)', fontsize=11, fontweight='bold')
    ax3.set_ylim(0, 1.1)

    # Add value labels
    for bar, val in zip(bars, [rnn_final, lstm_final]):
        ax3.text(bar.get_x() + bar.get_width()/2, bar.get_height() + 0.02,
                f'{val:.2f}', ha='center', fontsize=12, fontweight='bold')

    # Add annotation
    if rnn_final < 0.6:
        ax3.text(0, rnn_final + 0.1, 'FAILS!', ha='center', color='red', fontsize=11, fontweight='bold')
    if lstm_final > 0.8:
        ax3.text(1, lstm_final + 0.05, 'SUCCESS!', ha='center', color='blue', fontsize=11, fontweight='bold')

    plt.suptitle('RNN vs LSTM: Training on Long-Range Dependencies\n'
                 'Task: Classify sequence by its FIRST element (must remember 30 steps)',
                 fontsize=12, fontweight='bold', y=1.05)
    plt.tight_layout()
    return fig


def benchmark_patterns():
    """Benchmark on different sequence patterns."""
    print("\n" + "="*60)
    print("BENCHMARK: RNN vs LSTM")
    print("="*60)

    patterns = ['sum', 'first_last', 'xor_first_last', 'majority', 'delayed']
    results = {'RNN': {}, 'LSTM': {}}

    print(f"\n{'Pattern':<18} {'RNN':<10} {'LSTM':<10}")
    print("-" * 38)

    for pattern in patterns:
        X_train, X_test, y_train, y_test = create_sequence_dataset(
            n_samples=800, seq_len=20, pattern=pattern)

        rnn = SimpleRNN(input_size=1, hidden_size=32, output_size=2)
        rnn.fit(X_train, y_train, epochs=100, lr=0.05, verbose=False)
        rnn_acc = accuracy(y_test, rnn.predict(X_test))
        results['RNN'][pattern] = rnn_acc

        lstm = LSTM(input_size=1, hidden_size=32, output_size=2)
        lstm.fit(X_train, y_train, epochs=100, lr=0.05, verbose=False)
        lstm_acc = accuracy(y_test, lstm.predict(X_test))
        results['LSTM'][pattern] = lstm_acc

        print(f"{pattern:<18} {rnn_acc:<10.3f} {lstm_acc:<10.3f}")

    return results


if __name__ == '__main__':
    print("="*60)
    print("RNN & LSTM — Sequential Memory")
    print("="*60)

    print("""
WHAT THIS MODEL IS:
    Process sequences with a HIDDEN STATE that accumulates information.
    h_t = f(h_{t-1}, x_t)  — current state depends on previous + input

THE VANISHING GRADIENT PROBLEM:
    ∂h_t/∂h_1 = product of many terms
    If terms < 1 → gradient vanishes
    If terms > 1 → gradient explodes
    RNNs struggle with LONG sequences!

LSTM SOLUTION: GATES
    Forget gate: what to forget from cell state
    Input gate: what new information to add
    Output gate: what to output

    Cell state can flow unchanged → "gradient highway"

WEIGHT SHARING:
    Same weights at every time step (like CNN in space)
    This is the sequential inductive bias.
    """)

    ablation_experiments()
    results = benchmark_patterns()

    # Generate visualizations
    print("\nGenerating visualizations...")

    # 1. Vanishing gradient visualization (THE KEY INSIGHT)
    print("1. Generating vanishing gradient visualization...")
    fig1 = visualize_vanishing_gradient()
    save_path1 = '/Users/sid47/ML Algorithms/14_rnn_lstm_vanishing.png'
    fig1.savefig(save_path1, dpi=150, bbox_inches='tight')
    print(f"   Saved to: {save_path1}")
    plt.close(fig1)

    # 2. LSTM gate dynamics (detailed)
    print("2. Generating LSTM gate dynamics visualization...")
    fig2 = visualize_lstm_gates_detailed()
    save_path2 = '/Users/sid47/ML Algorithms/14_rnn_lstm_gates.png'
    fig2.savefig(save_path2, dpi=150, bbox_inches='tight')
    print(f"   Saved to: {save_path2}")
    plt.close(fig2)

    # 3. RNN vs LSTM training dynamics
    print("3. Generating training dynamics visualization...")
    fig3 = visualize_rnn_vs_lstm_training()
    save_path3 = '/Users/sid47/ML Algorithms/14_rnn_lstm_training.png'
    fig3.savefig(save_path3, dpi=150, bbox_inches='tight')
    print(f"   Saved to: {save_path3}")
    plt.close(fig3)

    # 4. Original gate activations (backward compatibility)
    print("4. Generating gate activations visualization...")
    fig4 = visualize_gate_activations()
    save_path4 = '/Users/sid47/ML Algorithms/14_rnn_lstm.png'
    fig4.savefig(save_path4, dpi=100, bbox_inches='tight')
    print(f"   Saved to: {save_path4}")
    plt.close(fig4)

    print("\n" + "="*60)
    print("SUMMARY")
    print("="*60)
    print("""
1. RNN: h_t = tanh(W_xh x_t + W_hh h_{t-1})
2. Vanishing gradients: RNN fails on long sequences
3. LSTM: gates control information flow
4. Forget gate f ≈ 1 → preserve memory
5. Cell state = gradient highway through time
6. Weight sharing in TIME (like CNN in space)

===============================================================
THE KEY INSIGHT (see 14_rnn_lstm_vanishing.png):
===============================================================

    RNN gradients decay EXPONENTIALLY through time:
        ∂h_t/∂h_1 = λ^t  where λ < 1 typically

    After 50 timesteps: 0.9^50 ≈ 0.005 (nearly zero!)

    LSTM solves this with the CELL STATE HIGHWAY:
        c_t = f_t * c_{t-1} + i_t * c̃_t

    When forget gate f ≈ 1: gradient flows unchanged!
    This is why LSTM can learn long-range dependencies.

VISUALIZATIONS GENERATED:
    1. 14_rnn_lstm_vanishing.png — THE KEY: RNN vs LSTM on sequence length
    2. 14_rnn_lstm_gates.png     — How LSTM gates control memory
    3. 14_rnn_lstm_training.png  — Training dynamics comparison
    4. 14_rnn_lstm.png           — Gate activations over time

NEXT: Transformer — attention replaces recurrence
    """)
